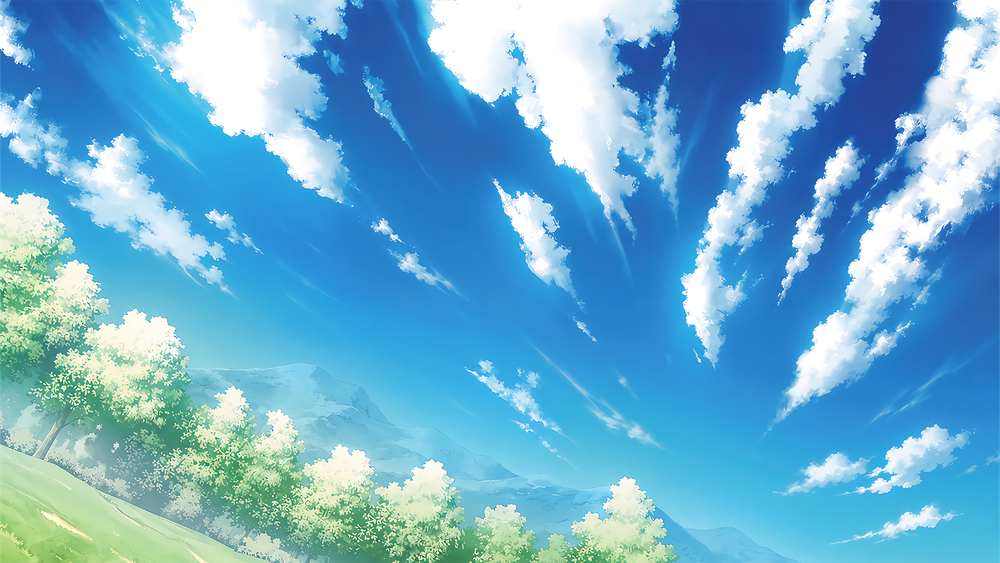
#> input picture assets/ui/title/QD-13-BG.png, 1000 x 563 px, shrunk from 1921 x 1081 before the run
$ python build_title_sky_mask.py
#> lines starting #> are read from the running program, lines starting #| are printed output that depends on the picture; after the words box and inside, x2 and y2 are one past the last pixel; in counts of white or black regions, pixels touching at a corner belong together
"""Build a vector skyline mask for the current cloudless Title artwork.

Never rewrites the background or cloud PNG. The first painted edge below the
smooth sky defines each column's skyline. Inspect when changing the background.
Requires Pillow and NumPy, like build_title_cloud_strips.py.
"""
from pathlib import Path

import numpy as np
from PIL import Image

ROOT = Path(__file__).resolve().parents[2]
rgb = np.asarray(Image.open(ROOT / "assets/ui/title/QD-13-BG.png").convert("RGB"), dtype=float) / 255.0
height, width = rgb.shape[:2]
#> height = 563; width = 1000
edge = np.max(np.abs(np.diff(rgb, axis=0)), axis=2) > 0.015
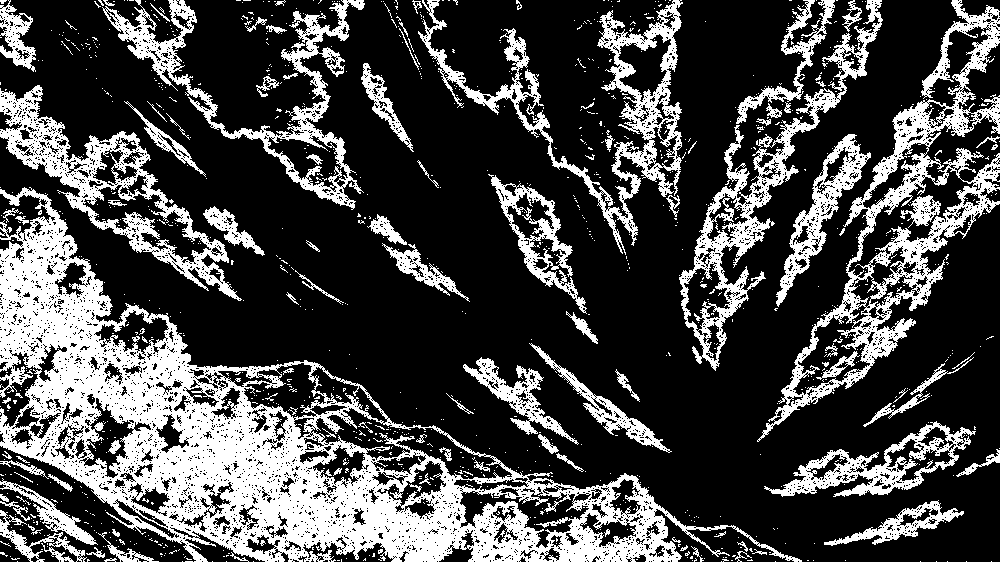
#> edge: shape (562, 1000) bool; 28.2% white; 1146 white regions (1036 under 20 px), largest, box (x1, y1, x2, y2) and area: (0, 187, 802, 562) 70533, (757, 0, 1000, 442) 16216, (418, 0, 683, 255) 9937
edge[:int(height * 0.29)] = False
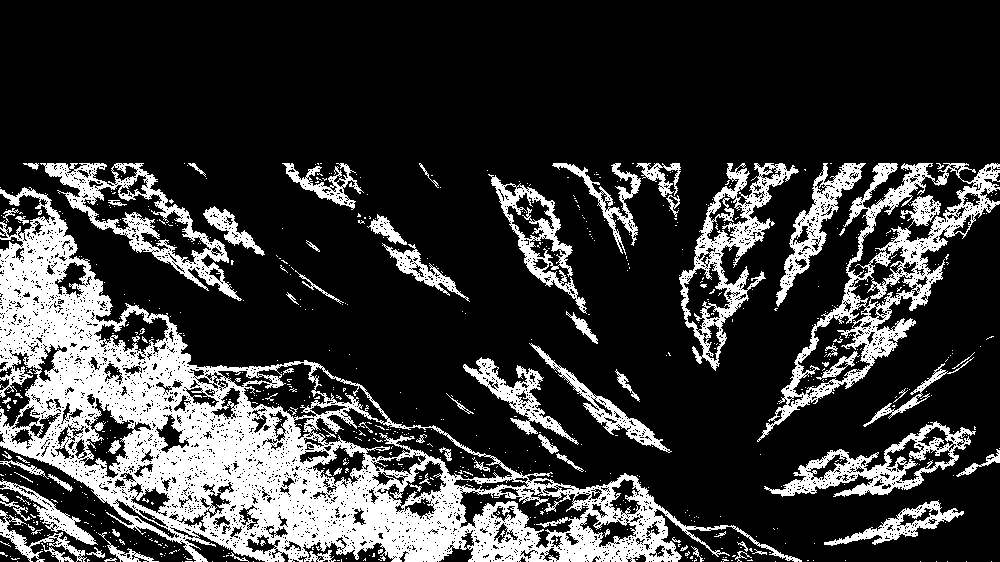
#> edge: shape (562, 1000) bool; 21.9% white; 756 white regions (672 under 20 px), largest, box (x1, y1, x2, y2) and area: (0, 187, 802, 562) 70533, (757, 163, 1000, 442) 10831, (679, 163, 799, 371) 5754
boundary = np.where(edge.any(axis=0), np.argmax(edge, axis=0), height)
#> boundary = 1000 values, max 390 at index 366, min 163 at index 23, mean 190.1
# Reject isolated inpainting edges in the cloudless source; they are not terrain.
padded = np.pad(boundary, (15, 15), mode="edge")
#> padded = 1030 values, max 390 at index 381, min 163 at index 38, mean 189.7
boundary = np.median(np.stack([padded[i:i + width] for i in range(31)]), axis=0).astype(int)
#> boundary = 1000 values, max 358 at index 471, min 163 at index 28, mean 187.1
# A small conservative envelope prevents foliage leaking through.
padded = np.pad(boundary, (3, 3), mode="edge")
#> padded = 1006 values, max 358 at index 474, min 163 at index 31, mean 187
boundary = np.minimum.reduce([padded[i:i + width] for i in range(7)])
#> boundary = 1000 values, max 358 at index 474, min 163 at index 25, mean 184
points = " ".join(f"{x},{max(0, int(y) - 1)}" for x, y in enumerate(boundary))
svg = (
    f'<svg xmlns="http://www.w3.org/2000/svg" width="{width}" height="{height}" viewBox="0 0 {width} {height}">\n'
    f'  <rect width="{width}" height="{height}" fill="black"/>\n'
    f'  <polygon points="0,0 {points} {width},{int(boundary[-1])} {width},0" fill="white"/>\n'
    '</svg>\n'
)
destination = ROOT / "assets/ui/title/clouds/sky_mask.svg"
destination.write_text(svg, encoding="utf-8")
print(destination)
